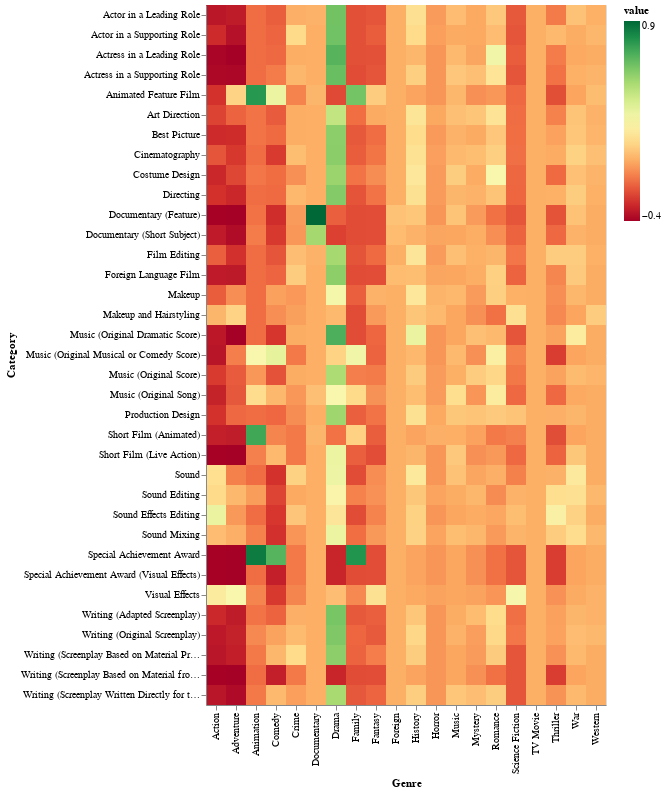

This figure's notebook cell:
### Code cell
altair.Chart(oscarCatsMelted).mark_rect().encode(
    x=altair.X('Genre:O', title="Genre"),
    y=altair.Y('variable:O', title="Category"),
    color=altair.Color('value:Q', scale=altair.Scale(scheme='redyellowgreen')),
    tooltip = [altair.Tooltip("value:Q", title="Difference")]
).interactive()

### Figure 1 — Vega-Lite specification as saved in the notebook (floating-point values rounded to 4 significant figures; data arrays with more than 128 entries replaced by an {"elided": "..."} marker saying what was removed)
{"config": {"view": {"continuousWidth": 400, "continuousHeight": 300}}, "data": {"name": "data-845f9d421dbdc02a897eafba051e2cdb"}, "mark": "rect", "encoding": {"color": {"type": "quantitative", "field": "value", "scale": {"scheme": "redyellowgreen"}}, "tooltip": [{"type": "quantitative", "field": "value", "title": "Difference"}], "x": {"type": "ordinal", "field": "Genre", "title": "Genre"}, "y": {"type": "ordinal", "field": "variable", "title": "Category"}}, "selection": {"selector001": {"type": "interval", "bind": "scales", "encodings": ["x", "y"]}}, "$schema": "https://vega.github.io/schema/vega-lite/v4.8.1.json", "datasets": {"data-845f9d421dbdc02a897eafba051e2cdb": {"elided": "700 records"}}}
